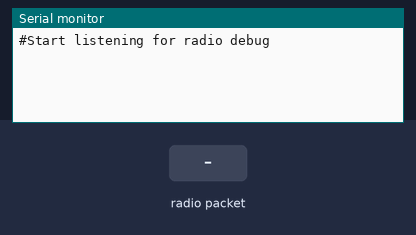
Recording of a sketch running on a simulated Teensy 3. Shown: the last lines printed to the serial monitor. The test bench sets the inputs (shaded band). No radio packets arrive unless stated.

Above: at 1.2 s.
1.3 s: radio packet "1" arrives
At 2.0 s:
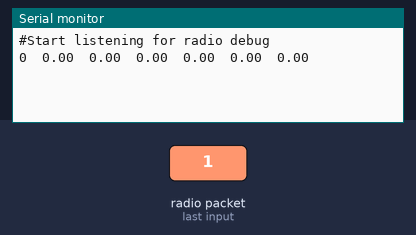
2.8 s: radio packet "0" arrives
At 3.1 s:
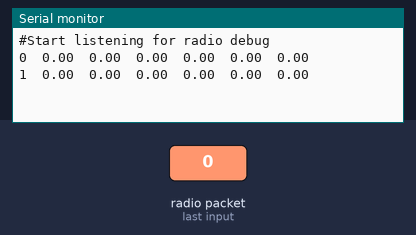
4.3 s: radio packet "2" arrives
At 5.5 s:
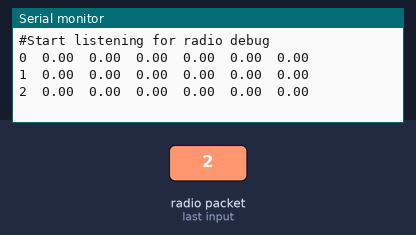

Measured:
- after the input at 1.3 s, the serial monitor: prints a new line at once (image 1)
- after the input at 2.8 s, the serial monitor: prints a new line at once (image 2)
- after the input at 4.3 s, the serial monitor: prints a new line at once (image 3)

The sketch:

rx_debug.ino
```cpp
#include <VirtualWire.h>


struct Sample
{
  float x;
  float y;
  float z;
  float command_x;
  float command_y;
  float command_z;
};

Sample sample;
byte taille_message = sizeof(Sample);

unsigned int id = 0;

void setup()
{
  id = 0;
  Serial.begin(9600);
  Serial.println("#Start listening for radio debug");

  vw_setup(1200);
  vw_rx_start();
}

void loop()
{
  if (vw_get_message( (byte *)&sample, &taille_message  ))
  {
    Serial.print(id); Serial.print("\t");
    Serial.print(sample.x, 2); Serial.print("\t");
    Serial.print(sample.y, 2); Serial.print("\t");
    Serial.print(sample.z, 2); Serial.print("\t");
    Serial.print(sample.command_x, 2); Serial.print("\t");
    Serial.print(sample.command_y, 2); Serial.print("\t");
    Serial.print(sample.command_z, 2); Serial.print("\n");
    id++;

  }
}
```
